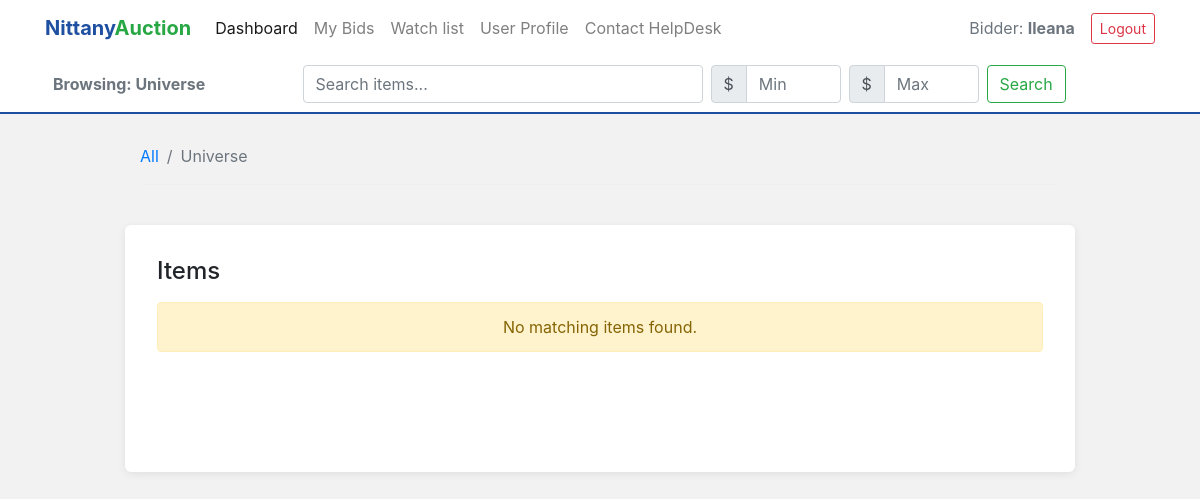
/bidder?category=Universe (signed in), run on an earlier commit of the app's database.
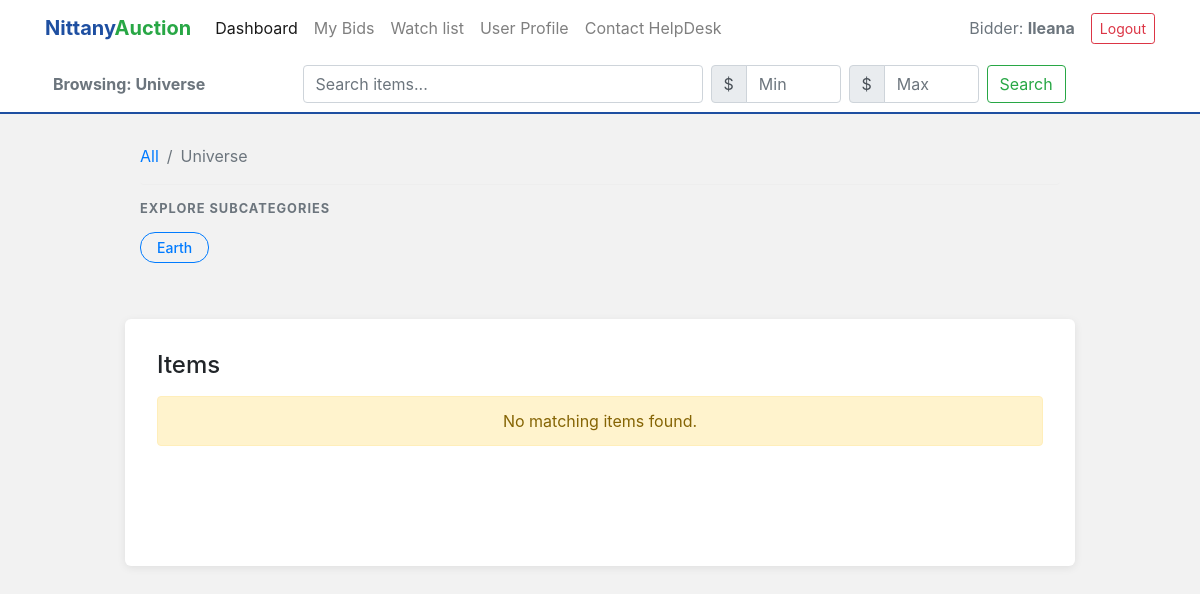
And on a later commit of the database.
### tables this page shows
CREATE TABLE "Categories"
(
    category_name   TEXT
        primary key,
    parent_category TEXT not null
);

### app.py (the view, shortened to what this page needs)
@app.route('/bidder', methods=['GET'])
def bidder():
    user_email = session.get('email')
    roles = session.get('roles', [])
    if not user_email or 'bidder' not in roles:
        return redirect(url_for('authenticate', error='Access denied. Bidder account required.'))
    connection = get_connection()
    cursor = connection.cursor()
    cursor.execute('SELECT first_name FROM Bidders WHERE email = ?', (user_email,))
    result = cursor.fetchone()
    if result:
        fname = result[0]
    else:
        fname = "Bidder"
    cate = get_category_tree()
    category = request.args.get('category')
    search_term = request.args.get('search', '').strip()
    min_price = request.args.get('min_price', '').strip()
    max_price = request.args.get('max_price', '').strip()
    page = request.args.get('page', 1, type=int)
    per_page = 30
    offset = (page - 1) * per_page
    if search_term or min_price or max_price:
        items, total_items = search_items(search_term, min_price=min_price, max_price=max_price, limit=per_page, offset=offset)
    elif category:
        items, total_items = get_items(category, limit=per_page, offset=offset)
    else:
        items, total_items = get_all_items(limit=per_page, offset=offset)
    total_pages = (total_items + per_page - 1) // per_page
    pagination_pages = []
    if total_pages <= 7:
        pagination_pages = list(range(1, total_pages + 1))
    current_category = category if category else 'All'
    subcategories = get_subcategories(current_category)
    breadcrumbs = get_category_path(current_category)
    connection.close()
    return render_template(
        'bidder.html',
        first_name=fname,
        categories=get_category_tree(), # Keeping for legacy dropdown if needed
        subcategories=subcategories,
        breadcrumbs=breadcrumbs,
        current_category=current_category,
        items=items,
        search_term=search_term if search_term else "",
        page=page,
        total_pages=total_pages,
        pagination_pages=pagination_pages
    )

### app.py (called while the page is built)
@app.before_request
def ensure_roles_loaded():
    if 'email' in session and 'roles' not in session:
        connection = get_connection()
        cursor = connection.cursor()
        roles = []
        cursor.execute("SELECT 1 FROM Helpdesk WHERE email = ?", (session['email'],))
        if cursor.fetchone(): roles.append('helpdesk')
        cursor.execute("SELECT 1 FROM Sellers WHERE email = ?", (session['email'],))
        if cursor.fetchone(): roles.append('seller')
        cursor.execute("SELECT 1 FROM Bidders WHERE email = ?", (session['email'],))
        if cursor.fetchone(): roles.append('bidder')
        connection.close()
        session['roles'] = roles

def get_connection():
    conn = sql.connect(DB_NAME)
    return conn

def get_subcategories(parent_name):
    connection = get_connection()
    cursor = connection.cursor()
    if not parent_name or parent_name == 'All':
        target_parent = 'Root'
    else:
        target_parent = parent_name
    cursor.execute('SELECT category_name FROM Categories WHERE parent_category = ?', (target_parent,))
    rows = cursor.fetchall()
    connection.close()
    return [row[0] for row in rows]

### templates/bidder.html (shortened to what the changed rows need)
<!DOCTYPE html>
<html lang="en">
<head>
    <link rel="stylesheet" href="https://stackpath.bootstrapcdn.com/bootstrap/4.4.1/css/bootstrap.min.css"
>
</head>
<body>
    <div class="container mt-4">
        <div class="row justify-content-center">
            <div class="col-md-10">
                <nav aria-label="breadcrumb">
                    <ol class="breadcrumb" style="background: transparent; padding: 0 0 1rem 0; border-bottom: 1px solid #eee;">
                        <li class="breadcrumb-item"><a href="/bidder">All</a></li>
                        {% for crumb in breadcrumbs %}
                            {% if loop.last %}
                                <li class="breadcrumb-item active" aria-current="page">{{ crumb }}</li>
                            {% else %}
                                <li class="breadcrumb-item"><a href="/bidder?category={{ crumb | urlencode }}">{{ crumb }}</a></li>
                            {% endif %}
                        {% endfor %}
                    </ol>
                </nav>
                {% if subcategories %}
                <div class="mt-2 mb-4">
                    <h5 class="text-muted small font-weight-bold text-uppercase mb-3" style="letter-spacing: 1px;">Explore Subcategories</h5>
                    <div class="d-flex flex-wrap">
                        {% for sub in subcategories %}
                        <a href="/bidder?category={{ sub | urlencode }}" class="btn btn-sm btn-outline-primary mr-2 mb-2 px-3" style="border-radius: 15px; font-weight: 500;">
                            {{ sub }}
                        </a>
                        {% endfor %}
                    </div>
                </div>
                {% endif %}
            </div>
        </div>
    </div>
</body>
</html>

What changed in the data, as far as the page shows it:
added Categories: category_name "Earth"
Also different on the page:
text now shown: "EXPLORE SUBCATEGORIES"
